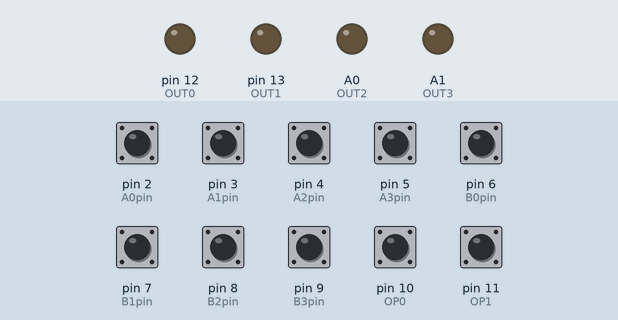
Recording of a sketch running on a simulated Arduino Uno, built with avr-gcc and run on an emulated ATmega328P. Parts: output pins drawn as LEDs (lit = HIGH). The test bench sets the inputs (shaded band); at power-on: pin 2 (A0pin), pin 3 (A1pin), pin 4 (A2pin), pin 5 (A3pin), pin 6 (B0pin), pin 7 (B1pin), pin 8 (B2pin), pin 9 (B3pin), pin 10 (OP0), pin 11 (OP1) HIGH.

Above: at 1.2 s.
1.3 s: pin 2 (A0pin) pulled LOW for 0.15 s
At 1.37 s:
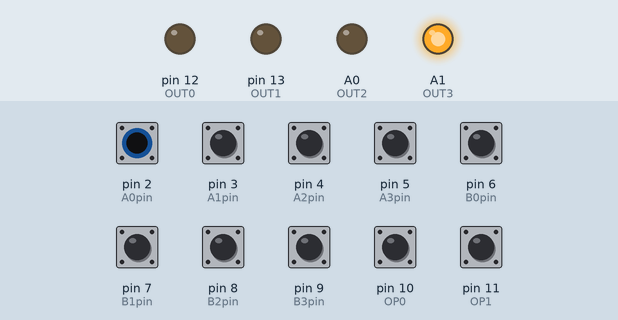
2.9 s: pin 3 (A1pin) pulled LOW for 0.15 s
At 2.97 s:
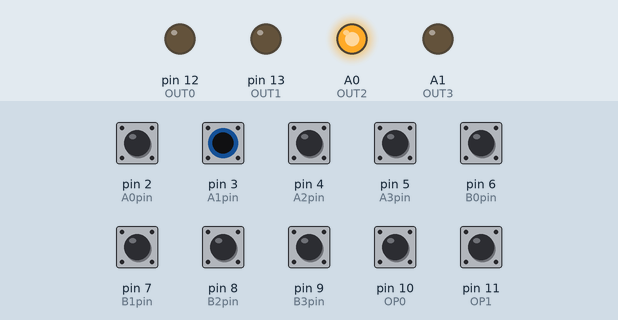
4.5 s: pin 4 (A2pin) pulled LOW for 0.15 s
At 4.57 s:
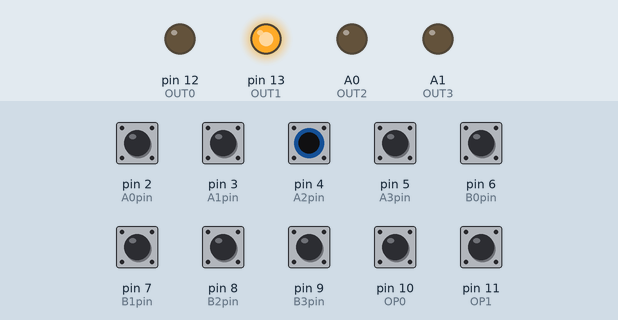
6.1 s: pin 5 (A3pin) pulled LOW for 0.15 s
At 6.17 s:
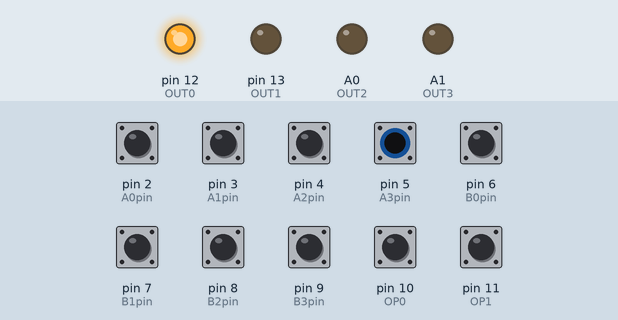
7.7 s: pin 2 (A0pin) driven LOW and pin 3 (A1pin) driven LOW
At 8.6 s:
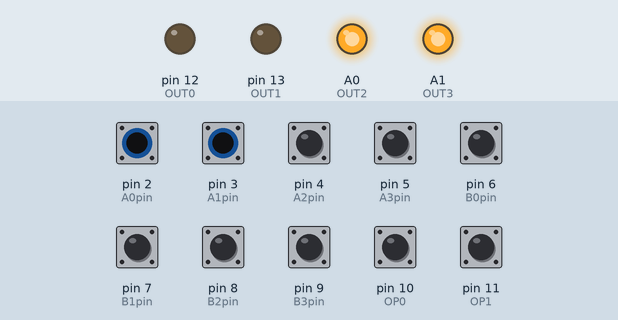
9.2 s: pin 7 (B1pin) pulled LOW for 0.15 s
At 9.27 s:
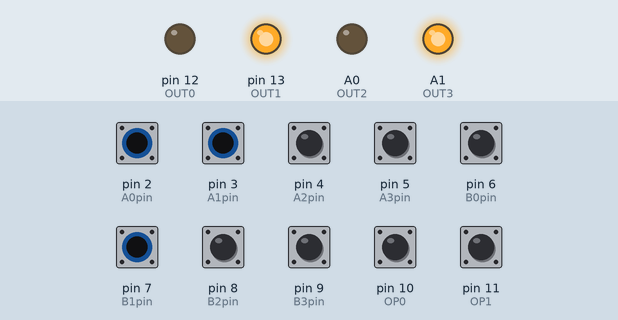
Timing chart, 0 to 11.8 s (numbered marks = the images above; inputs shaded):
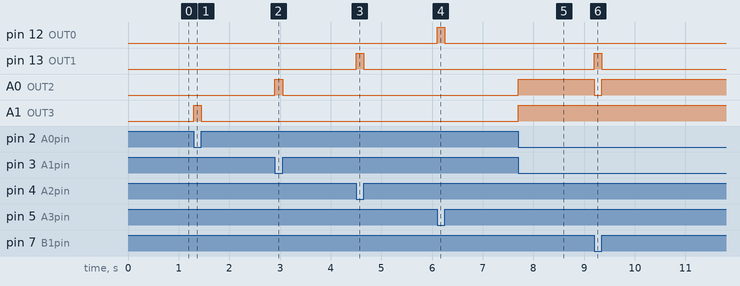

The sketch:

4bit_alu.ino
```cpp
int A0pin = 2;
int A1pin = 3;
int A2pin = 4;
int A3pin = 5;

int B0pin = 6;
int B1pin = 7;
int B2pin = 8;
int B3pin = 9;

int OP0 = 10;
int OP1 = 11;

int OUT0 = 12;
int OUT1 = 13;
int OUT2 = A0;
int OUT3 = A1;

void setup()
{
  pinMode(A0pin, INPUT_PULLUP);
  pinMode(A1pin, INPUT_PULLUP);
  pinMode(A2pin, INPUT_PULLUP);
  pinMode(A3pin, INPUT_PULLUP);

  pinMode(B0pin, INPUT_PULLUP);
  pinMode(B1pin, INPUT_PULLUP);
  pinMode(B2pin, INPUT_PULLUP);
  pinMode(B3pin, INPUT_PULLUP);

  pinMode(OP0, INPUT_PULLUP);
  pinMode(OP1, INPUT_PULLUP);

  pinMode(OUT0, OUTPUT);
  pinMode(OUT1, OUTPUT);
  pinMode(OUT2, OUTPUT);
  pinMode(OUT3, OUTPUT);
}

void loop()
{
  // READ SWITCHES

  int a0 = !digitalRead(A0pin);
  int a1 = !digitalRead(A1pin);
  int a2 = !digitalRead(A2pin);
  int a3 = !digitalRead(A3pin);

  int b0 = !digitalRead(B0pin);
  int b1 = !digitalRead(B1pin);
  int b2 = !digitalRead(B2pin);
  int b3 = !digitalRead(B3pin);

  // BUILD 4-BIT NUMBERS

  int A = a0 + (a1 * 2) + (a2 * 4) + (a3 * 8);
  int B = b0 + (b1 * 2) + (b2 * 4) + (b3 * 8);

  // OPERATION SELECT

  int op1 = !digitalRead(OP1);
  int op0 = !digitalRead(OP0);

  int result = 0;

  // OPERATIONS

  if(op1 == 0 && op0 == 0)
  {
    // ADD
    result = A + B;
  }

  else if(op1 == 0 && op0 == 1)
  {
    // SUB
    result = A - B;

    if(result < 0)
    {
      result = 0;
    }
  }

  else if(op1 == 1 && op0 == 0)
  {
    // AND
    result = A & B;
  }

  else if(op1 == 1 && op0 == 1)
  {
    // OR
    result = A | B;
  }

  // KEEP 4 BITS

  result = result & 0B1111;

  // OUTPUT LEDs
  // LEFT → RIGHT = MSB → LSB

  digitalWrite(OUT0, bitRead(result, 3));
  digitalWrite(OUT1, bitRead(result, 2));
  digitalWrite(OUT2, bitRead(result, 1));
  digitalWrite(OUT3, bitRead(result, 0));
}
```

Measured:
- after the input at 1.3 s, A1 (OUT3): LOW → HIGH at once, → LOW 0.15 s later
- after the input at 2.9 s, A0 (OUT2): LOW → HIGH at once, → LOW 0.15 s later
- after the input at 4.5 s, pin 13 (OUT1): LOW → HIGH at once, → LOW 0.15 s later
- after the input at 6.1 s, pin 12 (OUT0): LOW → HIGH at once, → LOW 0.15 s later
- after the input at 7.7 s, A0 (OUT2), A1 (OUT3): LOW → HIGH at once
- after the input at 9.2 s, pin 13 (OUT1): LOW → HIGH at once, → LOW 0.15 s later; A0 (OUT2): HIGH → LOW at once, → HIGH 0.15 s later
